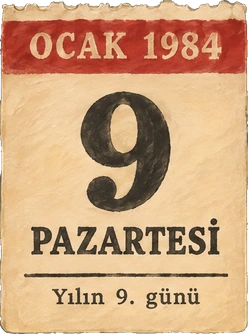
#> input picture assets/img/nesne/takvim_09.webp, 248 x 334 px; its folder holds only this picture in this run
$ python takvim_dil.py
#> lines starting #> are read from the running program, lines starting #| are printed output that depends on the picture; after the words box and inside, x2 and y2 are one past the last pixel; in counts of white or black regions, pixels touching at a corner belong together
"""Takvim yapraklarının İngilizce ve Rusça hâllerini üretir.

Boyalı Türkçe yapraklar (assets/img/nesne/takvim_<gün>.webp) korunur: kâğıt, kırmızı başlık ve büyük gün
rakamı aynen kalır; yalnızca yazılar (ay, haftanın günü, alttaki küçük satır) silinip yeni dilde basılır.
Silme: yazının pikselleri, bulundukları şeridin (kırmızı başlık ya da kâğıt) yakın çevresindeki renkle
doldurulur. Basma: Old Standard Bold ile dört kat büyük çizilir, küçültülür, baskı gibi hafifçe
dağıtılır (kenar yumuşatma ve mürekkep pürüzü).

Çıktı: assets/img/nesne/<dil>/takvim_<gün>.webp  (oyunda Dil.yol() bunları bulur)

Kullanım: python tools/sanat/takvim_dil.py [denetim.png]
"""
import sys
from pathlib import Path

import numpy as np
from PIL import Image, ImageDraw, ImageFilter, ImageFont
from scipy import ndimage

KOK = Path(__file__).resolve().parents[2]
NESNE = KOK / "assets" / "img" / "nesne"
FONT = KOK / "assets" / "font" / "OldStandard-Bold.ttf"
GUNLER = {9: 0, 10: 1, 11: 2, 12: 3, 13: 4, 16: 0, 17: 1}        # gün → haftanın günü (0 = pazartesi)
METINLER = {
    "en": {"ay": "JANUARY 1984", "hafta": ["MONDAY", "TUESDAY", "WEDNESDAY", "THURSDAY", "FRIDAY"], "alt": "Day {n} of the year"},
    "ru": {"ay": "ЯНВАРЬ 1984", "hafta": ["ПОНЕДЕЛЬНИК", "ВТОРНИК", "СРЕДА", "ЧЕТВЕРГ", "ПЯТНИЦА"], "alt": "{n}-й день года"},
}
BUYUTME = 4


def satir_bloklari(maske: np.ndarray, en_az: int = 3) -> list:
    """Maskede piksel bulunan ardışık satır aralıkları [(y0, y1), ...]."""
    dolu = maske.sum(axis=1) > 2
    bloklar = []
    bas = None
    for y, d in enumerate(dolu):
        if d and bas is None:
            bas = y
        if not d and bas is not None:
            if y - bas >= en_az:
                bloklar.append((bas, y))
            bas = None
    if bas is not None:
        bloklar.append((bas, len(dolu)))
    return bloklar


def sil(a: np.ndarray, maske: np.ndarray) -> None:
    """Maskelenen pikselleri, çevrelerindeki maskesiz piksellerin bulanık rengiyle doldurur."""
    renk = a[..., :3].astype(np.float32)
    agirlik = (~maske).astype(np.float32)
    toplam = np.zeros_like(renk)
    for k in range(3):
        toplam[..., k] = ndimage.gaussian_filter(renk[..., k] * agirlik, 7)
    pay = ndimage.gaussian_filter(agirlik, 7)
    dolgu = toplam / np.maximum(pay[..., None], 1e-3)
    gurultu = np.random.default_rng(1984).normal(0, 2.2, maske.shape)[..., None]
    a[..., :3] = np.where(maske[..., None], np.clip(dolgu + gurultu, 0, 255), renk).astype(np.uint8)


def bas(im: Image.Image, metin: str, kutu: tuple, renk: tuple, en_payi: float = 0.94) -> None:
    """Metni kutunun ortasına, kutuya sığan en büyük puntoyla basar (baskı dokusuyla)."""
    x0, y0, x1, y1 = kutu
    en, boy = (x1 - x0) * BUYUTME, (y1 - y0) * BUYUTME
    punto = int(boy * 1.25)
    while punto > 8:
        font = ImageFont.truetype(str(FONT), punto)
        sol, ust, sag, alt = font.getbbox(metin)
        if sag - sol <= en * en_payi and alt - ust <= boy:
            break
        punto -= 2
    katman = Image.new("L", (en, boy), 0)
    ImageDraw.Draw(katman).text(((en - (sag - sol)) / 2 - sol, (boy - (alt - ust)) / 2 - ust), metin, font=font, fill=255)
    katman = katman.resize((x1 - x0, y1 - y0), Image.LANCZOS).filter(ImageFilter.GaussianBlur(0.35))
    m = np.array(katman).astype(np.float32) / 255.0
    m *= 0.86 + 0.14 * np.random.default_rng(len(metin)).random(m.shape)          # mürekkep her yerde aynı tutmaz
    a = np.array(im)
    bolge = a[y0:y1, x0:x1, :3].astype(np.float32)
    a[y0:y1, x0:x1, :3] = (bolge * (1 - m[..., None]) + np.array(renk, np.float32) * m[..., None]).astype(np.uint8)
    im.paste(Image.fromarray(a, "RGBA"))


def cevir(gun: int, dil: str) -> Image.Image:
#> called with gun = 9, dil = 'en'
    im = Image.open(NESNE / f"takvim_{gun:02d}.webp").convert("RGBA")
#> im is the input picture: PIL image 248x334 RGBA; mean R, G, B, A 203.8, 161.8, 123.6, 249.4
    a = np.array(im)
    h, w = a.shape[:2]
#> h = 334; w = 248
    r, g, b = (a[..., i].astype(np.int32) for i in range(3))
    mat = a[..., 3] > 200
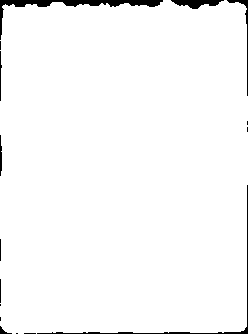
#> mat: shape (334, 248) bool; 97.5% white; 16 black regions (7 under 20 px), largest, box (x1, y1, x2, y2) and area: (0, 0, 163, 40) 900, (37, 185, 248, 334) 463, (171, 0, 224, 9) 277
    kirmizi = (r > 120) & (g < 90) & (b < 90) & mat
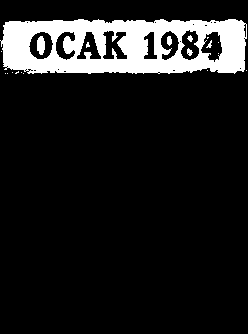
#> kirmizi: shape (334, 248) bool; 11.9% white; 19 white regions (13 under 20 px), largest, box (x1, y1, x2, y2) and area: (0, 19, 247, 74) 9608, (37, 36, 45, 55) 122, (167, 36, 172, 46) 40, (187, 48, 193, 56) 30, (187, 35, 193, 42) 25, (206, 40, 212, 48) 22
    bant = satir_bloklari(kirmizi, 10)[0]                         # kırmızı başlık
#> the loop in satir_bloklari, `for y, d in enumerate(dolu):` made 334 passes
#> d on pass 20: True
#> d on passes 1 to 6: False, False, False, False, False, False
#> after the loop in satir_bloklari, `for y, d in enumerate(dolu):`: bloklar = [(19, 74)]
#> bant = (19, 74)
    acik_yazi = (r > 170) & (g > 150) & (b > 110) & mat           # başlıktaki krem harfler
#> acik_yazi: shape (334, 248) bool; 69.6% white; 54 black regions (22 under 20 px), largest, box (x1, y1, x2, y2) and area: (0, 0, 248, 106) 12827, (80, 91, 171, 212) 6636, (98, 226, 146, 255) 756
    acik_yazi[: bant[0]] = False
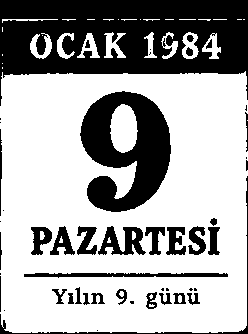
#> acik_yazi: shape (334, 248) bool; 65.6% white; 48 black regions (16 under 20 px), largest, box (x1, y1, x2, y2) and area: (0, 0, 248, 106) 16146, (80, 91, 171, 212) 6636, (98, 226, 146, 255) 756
    acik_yazi[bant[1]:] = False
#> acik_yazi: shape (334, 248) bool; 2.6% white; 40 white regions (30 under 20 px), largest, box (x1, y1, x2, y2) and area: (104, 32, 126, 58) 299, (30, 33, 52, 59) 282, (182, 32, 199, 59) 262
    koyu = (r + g + b < 250) & mat                                 # kâğıttaki siyah yazı
#> koyu: shape (334, 248) bool; 13.7% white; 157 white regions (116 under 20 px), largest, box (x1, y1, x2, y2) and area: (81, 92, 170, 212) 6015, (213, 19, 244, 61) 442, (124, 227, 145, 254) 331
    koyu[: bant[1] + 4] = False
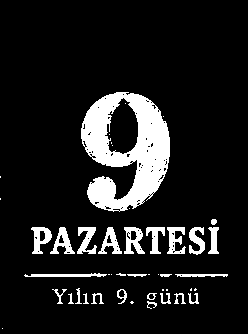
#> koyu: shape (334, 248) bool; 11.6% white; 45 white regions (19 under 20 px), largest, box (x1, y1, x2, y2) and area: (81, 92, 170, 212) 6015, (124, 227, 145, 254) 331, (31, 227, 52, 254) 303
    bloklar = satir_bloklari(koyu)
#> bloklar = [(92, 211), (219, 225), (227, 254), (273, 277), (288, 306)]
    # sıra: büyük rakam, haftanın günü, çizgi, küçük satır
    rakam = max(bloklar, key=lambda q: q[1] - q[0])
#> rakam = (92, 211)
    sonrakiler = [q for q in bloklar if q[0] >= rakam[1]]
#> sonrakiler = [(219, 225), (227, 254), (273, 277), (288, 306)]
    cizgi = min(sonrakiler, key=lambda q: q[1] - q[0])
#> cizgi = (273, 277)
    hafta = [q for q in sonrakiler if q[1] <= cizgi[0]]
#> hafta = [(219, 225), (227, 254)]
    alt = [q for q in sonrakiler if q[0] >= cizgi[1]]
#> alt = [(288, 306)]
    hafta_kutu = (hafta[0][0], hafta[-1][1])
#> hafta_kutu = (219, 254)
    alt_kutu = (alt[0][0], alt[-1][1])
#> alt_kutu = (288, 306)
    silinecek = np.zeros((h, w), bool)
    silinecek[bant[0]:bant[1]] = acik_yazi[bant[0]:bant[1]]
    for y0, y1 in (hafta_kutu, alt_kutu):
        silinecek[y0:y1] = koyu[y0:y1]
#> this loop made 2 passes
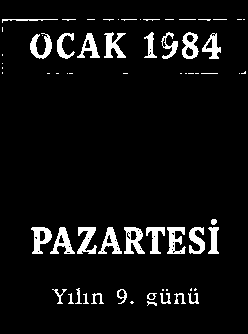
#> silinecek: shape (334, 248) bool; 6.3% white; 66 white regions (35 under 20 px), largest, box (x1, y1, x2, y2) and area: (124, 227, 145, 254) 331, (31, 227, 52, 254) 303, (104, 32, 126, 58) 299
    # harflerin yumuşak kenarı da gitsin
    silinecek = np.array(Image.fromarray(silinecek).filter(ImageFilter.MaxFilter(5))) & mat
#> silinecek: shape (334, 248) bool; 15.7% white; 22 white regions, largest, box (x1, y1, x2, y2) and area: (29, 217, 221, 256) 5119, (55, 30, 128, 61) 1636, (159, 30, 223, 61) 1533
    sil(a, silinecek)
#> after the loop in sil, `for k in range(3):`:
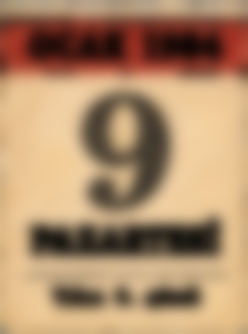
#> toplam: shape (334, 248, 3) float32; mean R, G, B 176.1, 141.2, 107.7
    im = Image.fromarray(a, "RGBA")
    t = METINLER[dil]
    kenar = int(w * 0.07)
#> kenar = 17
    bas(im, t["ay"], (kenar, bant[0] + 6, w - kenar, bant[1] - 6), (244, 226, 190))
#> in bas, `katman = Image.new("L", (en, boy), 0)`: katman: PIL image 856x172 L; every value is 0
#> in bas, `a[y0:y1, x0:x1, :3] = (bolge * (1 - m[..., None]) + np.array(renk, np...`: a: shape (334, 248, 4); mean R, G, B, A 210.5, 166.8, 127.7, 249.4
    bas(im, t["hafta"][GUNLER[gun]], (kenar, hafta_kutu[0] - 2, w - kenar, hafta_kutu[1] + 2), (34, 28, 24))
#> in bas (call 2), `katman = Image.new("L", (en, boy), 0)`: katman: PIL image 856x156 L; every value is 0
#> in bas (call 2), `a[y0:y1, x0:x1, :3] = (bolge * (1 - m[..., None]) + np.array(renk, np...`: a: shape (334, 248, 4); mean R, G, B, A 205.3, 162.2, 124.2, 249.4
    bas(im, t["alt"].format(n=gun), (kenar * 2, alt_kutu[0] - 2, w - kenar * 2, alt_kutu[1] + 3), (40, 34, 30), 0.80)
#> call 3 of bas, with metin = 'Day 9 of the year', kutu = (34, 286, 214, 309), renk = (40, 34, 30), en_payi = 0.8
#> in bas (call 3), `katman = Image.new("L", (en, boy), 0)`: katman: PIL image 720x92 L; every value is 0
#> in bas (call 3), `a[y0:y1, x0:x1, :3] = (bolge * (1 - m[..., None]) + np.array(renk, np...`:
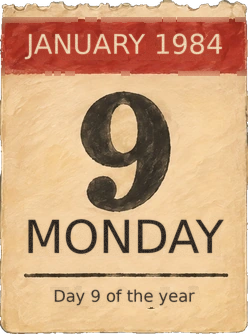
#> a: shape (334, 248, 4); mean R, G, B, A 204.2, 161.4, 123.5, 249.4; transparent parts drawn white
    return im


def main() -> None:
    sys.stdout.reconfigure(encoding="utf-8")
    denetim = []
    for dil in METINLER:
        (NESNE / dil).mkdir(exist_ok=True)
        for gun in GUNLER:
            im = cevir(gun, dil)
            im.save(NESNE / dil / f"takvim_{gun:02d}.webp", quality=93, method=6, alpha_quality=100)
            denetim.append(im)
        print(f"{dil}: {len(GUNLER)} yaprak")
    if len(sys.argv) > 1:
        sayfa = Image.new("RGB", (7 * 256, 2 * 344), (120, 150, 130))
        for i, im in enumerate(denetim):
            sayfa.paste(im, ((i % 7) * 256 + 4, (i // 7) * 344 + 4), im)
        sayfa.save(sys.argv[1])


if __name__ == "__main__":
#> (the run stopped early here; a loop or call above may not have finished)
